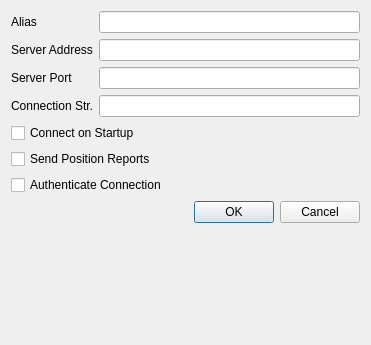
<?xml version="1.0" encoding="UTF-8"?>
<ui version="4.0">
 <class>ConnectionMenu</class>
 <widget class="QDialog" name="ConnectionMenu">
  <property name="windowModality">
   <enum>Qt::ApplicationModal</enum>
  </property>
  <property name="geometry">
   <rect>
    <x>0</x>
    <y>0</y>
    <width>371</width>
    <height>345</height>
   </rect>
  </property>
  <property name="minimumSize">
   <size>
    <width>371</width>
    <height>345</height>
   </size>
  </property>
  <property name="maximumSize">
   <size>
    <width>371</width>
    <height>345</height>
   </size>
  </property>
  <property name="windowTitle">
   <string>Dialog</string>
  </property>
  <layout class="QFormLayout" name="formLayout">
   <item row="0" column="0">
    <widget class="QLabel" name="aliasLabel">
     <property name="sizePolicy">
      <sizepolicy hsizetype="MinimumExpanding" vsizetype="Preferred">
       <horstretch>0</horstretch>
       <verstretch>0</verstretch>
      </sizepolicy>
     </property>
     <property name="text">
      <string>Alias</string>
     </property>
    </widget>
   </item>
   <item row="0" column="1">
    <widget class="QLineEdit" name="aliasEdit">
     <property name="toolTip">
      <string>Name the Server goes By</string>
     </property>
    </widget>
   </item>
   <item row="1" column="0">
    <widget class="QLabel" name="addressLabel">
     <property name="sizePolicy">
      <sizepolicy hsizetype="Maximum" vsizetype="Preferred">
       <horstretch>0</horstretch>
       <verstretch>0</verstretch>
      </sizepolicy>
     </property>
     <property name="text">
      <string>Server Address</string>
     </property>
    </widget>
   </item>
   <item row="1" column="1">
    <widget class="QLineEdit" name="addressEdit">
     <property name="toolTip">
      <string>Address of the server</string>
     </property>
    </widget>
   </item>
   <item row="2" column="0">
    <widget class="QLabel" name="portLabel">
     <property name="sizePolicy">
      <sizepolicy hsizetype="MinimumExpanding" vsizetype="Preferred">
       <horstretch>0</horstretch>
       <verstretch>0</verstretch>
      </sizepolicy>
     </property>
     <property name="text">
      <string>Server Port</string>
     </property>
    </widget>
   </item>
   <item row="2" column="1">
    <widget class="QLineEdit" name="portEdit">
     <property name="toolTip">
      <string>Port to connect to</string>
     </property>
     <property name="text">
      <string/>
     </property>
    </widget>
   </item>
   <item row="3" column="0">
    <widget class="QLabel" name="connectStrLabel">
     <property name="sizePolicy">
      <sizepolicy hsizetype="Maximum" vsizetype="Preferred">
       <horstretch>0</horstretch>
       <verstretch>0</verstretch>
      </sizepolicy>
     </property>
     <property name="text">
      <string>Connection Str.</string>
     </property>
    </widget>
   </item>
   <item row="3" column="1">
    <widget class="QLineEdit" name="connectStrEdit">
     <property name="toolTip">
      <string>Special string for use when connecting to server</string>
     </property>
    </widget>
   </item>
   <item row="4" column="0" colspan="2">
    <widget class="QCheckBox" name="connectStartupCheck">
     <property name="toolTip">
      <string>Should this server connect upon startup?</string>
     </property>
     <property name="text">
      <string>Connect on Startup</string>
     </property>
    </widget>
   </item>
   <item row="5" column="0" colspan="2">
    <widget class="QCheckBox" name="sendReportCheck">
     <property name="toolTip">
      <string>Should this server connect upon startup?</string>
     </property>
     <property name="text">
      <string>Send Position Reports</string>
     </property>
    </widget>
   </item>
   <item row="6" column="0" colspan="2">
    <widget class="QCheckBox" name="authConnCheck">
     <property name="toolTip">
      <string>Should this server connect upon startup?</string>
     </property>
     <property name="text">
      <string>Authenticate Connection</string>
     </property>
    </widget>
   </item>
   <item row="7" column="0" colspan="2">
    <widget class="QDialogButtonBox" name="buttonBox">
     <property name="orientation">
      <enum>Qt::Horizontal</enum>
     </property>
     <property name="standardButtons">
      <set>QDialogButtonBox::Cancel|QDialogButtonBox::Ok</set>
     </property>
    </widget>
   </item>
  </layout>
 </widget>
 <tabstops>
  <tabstop>aliasEdit</tabstop>
  <tabstop>addressEdit</tabstop>
  <tabstop>portEdit</tabstop>
  <tabstop>connectStrEdit</tabstop>
  <tabstop>connectStartupCheck</tabstop>
  <tabstop>sendReportCheck</tabstop>
  <tabstop>authConnCheck</tabstop>
  <tabstop>buttonBox</tabstop>
 </tabstops>
 <resources/>
 <connections>
  <connection>
   <sender>buttonBox</sender>
   <signal>accepted()</signal>
   <receiver>ConnectionMenu</receiver>
   <slot>accept()</slot>
   <hints>
    <hint type="sourcelabel">
     <x>180</x>
     <y>315</y>
    </hint>
    <hint type="destinationlabel">
     <x>185</x>
     <y>172</y>
    </hint>
   </hints>
  </connection>
  <connection>
   <sender>buttonBox</sender>
   <signal>rejected()</signal>
   <receiver>ConnectionMenu</receiver>
   <slot>reject()</slot>
   <hints>
    <hint type="sourcelabel">
     <x>180</x>
     <y>315</y>
    </hint>
    <hint type="destinationlabel">
     <x>185</x>
     <y>172</y>
    </hint>
   </hints>
  </connection>
 </connections>
</ui>
